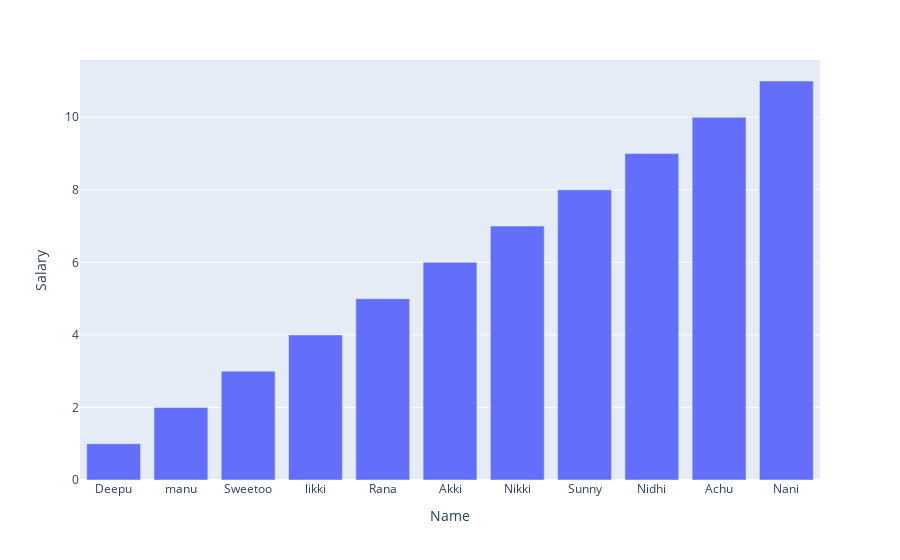

The code cell stored with this chart in its notebook:
### Code cell
px.bar(Details,"Name","Salary")

# px.(box,scatter,line,bar,violin)

### Figure 1 — Plotly figure (JSON) as saved in the notebook; plotly's stock layout.template omitted (floating-point values rounded to 4 significant figures)
{"data": [{"alignmentgroup": "True", "hovertemplate": "Name=%{x}<br>Salary=%{y}<extra></extra>", "legendgroup": "", "marker": {"color": "#636efa", "pattern": {"shape": ""}}, "name": "", "offsetgroup": "", "orientation": "v", "showlegend": false, "textposition": "auto", "type": "bar", "x": ["Deepu", "manu", "Sweetoo", "likki", "Rana", "Akki", "Nikki", "Sunny", "Nidhi", "Achu", "Nani"], "xaxis": "x", "y": [1, 2, 3, 4, 5, 6, 7, 8, 9, 10, 11], "yaxis": "y"}], "layout": {"barmode": "relative", "legend": {"tracegroupgap": 0}, "margin": {"t": 60}, "xaxis": {"anchor": "y", "domain": [0, 1], "title": {"text": "Name"}}, "yaxis": {"anchor": "x", "domain": [0, 1], "title": {"text": "Salary"}}}}
